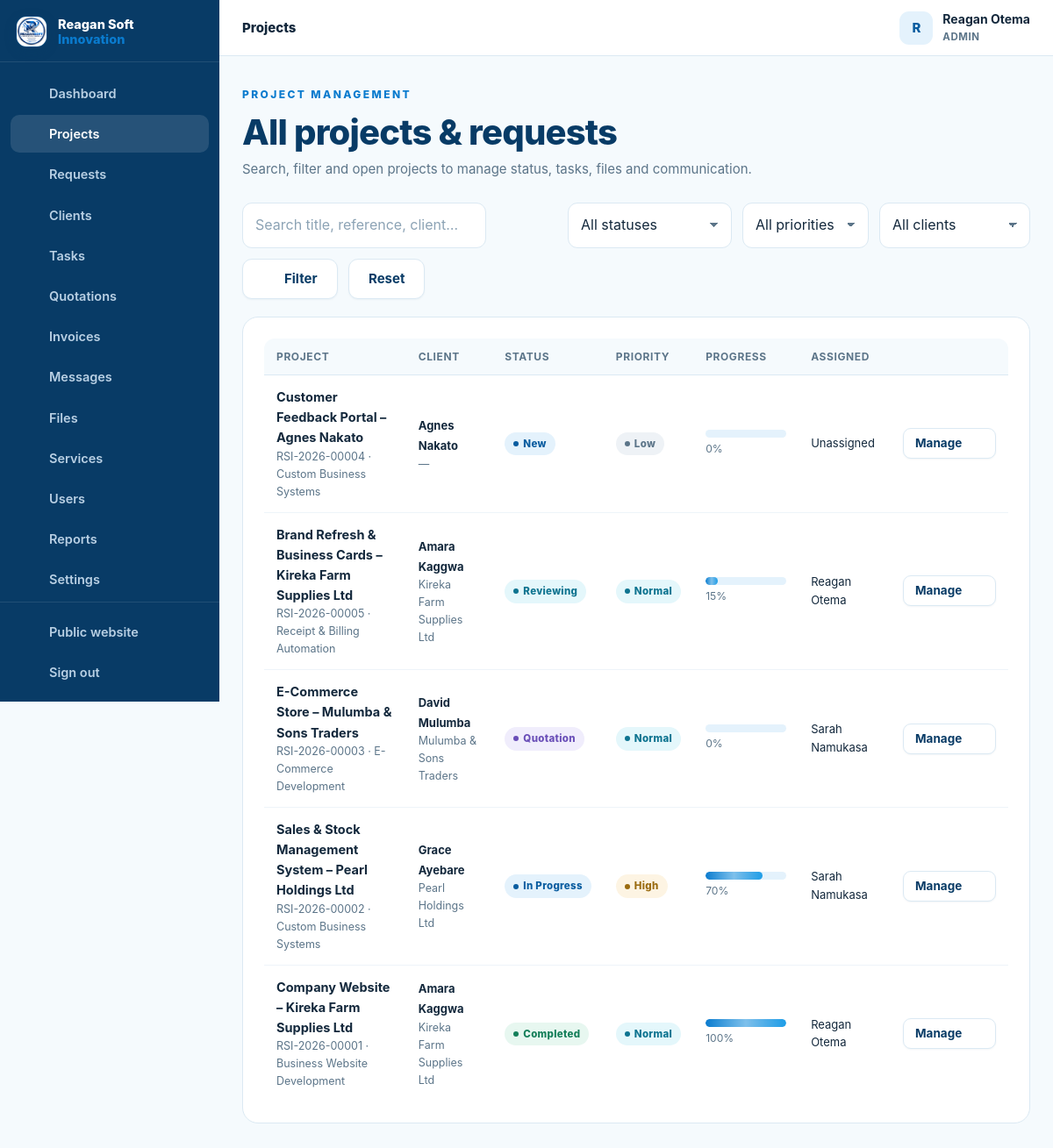
Page /admin/projects.php (signed in) on the earlier database version.
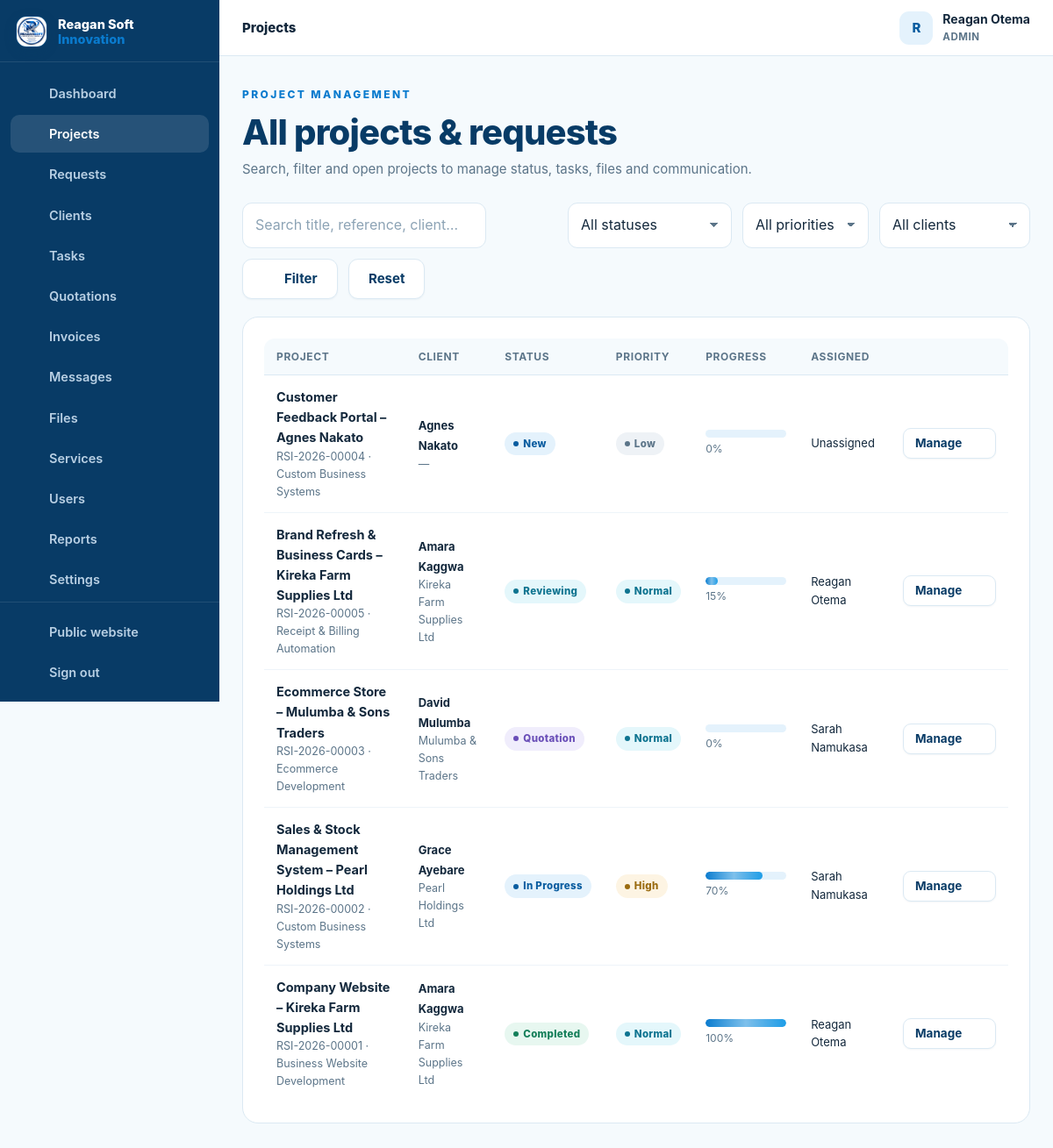
Same page on the later database version.
### tables this page shows
CREATE TABLE users (
  id INT UNSIGNED AUTO_INCREMENT PRIMARY KEY,
  full_name VARCHAR(150) NOT NULL,
  email VARCHAR(190) NOT NULL UNIQUE,
  phone VARCHAR(40) NULL,
  password_hash VARCHAR(255) NOT NULL,
  role ENUM('admin','staff','client') NOT NULL DEFAULT 'client',
  company VARCHAR(190) NULL,
  address VARCHAR(255) NULL,
  avatar VARCHAR(255) NULL,
  active TINYINT(1) NOT NULL DEFAULT 1,
  failed_logins INT UNSIGNED NOT NULL DEFAULT 0,
  locked_until DATETIME NULL,
  last_login_at DATETIME NULL,
  created_at TIMESTAMP DEFAULT CURRENT_TIMESTAMP,
  updated_at TIMESTAMP DEFAULT CURRENT_TIMESTAMP ON UPDATE CURRENT_TIMESTAMP,
  INDEX idx_users_role (role),
  INDEX idx_users_active (active)
);

CREATE TABLE projects (
  id INT UNSIGNED AUTO_INCREMENT PRIMARY KEY,
  ref_no VARCHAR(30) NOT NULL UNIQUE,                
  client_id INT UNSIGNED NOT NULL,
  service_id INT UNSIGNED NULL,
  assigned_to INT UNSIGNED NULL,                     
  title VARCHAR(190) NOT NULL,
  description TEXT NOT NULL,
  requirements TEXT NULL,
  budget DECIMAL(14,2) NULL,
  priority ENUM('low','normal','high','urgent') NOT NULL DEFAULT 'normal',
  status ENUM('NEW','REVIEWING','QUOTATION','APPROVED','IN_PROGRESS','WAITING_FOR_CLIENT','TESTING','COMPLETED','CANCELLED') NOT NULL DEFAULT 'NEW',
  progress TINYINT UNSIGNED NOT NULL DEFAULT 0,
  deadline DATE NULL,
  started_at DATETIME NULL,
  completed_at DATETIME NULL,
  submitted_at TIMESTAMP DEFAULT CURRENT_TIMESTAMP,
  updated_at TIMESTAMP DEFAULT CURRENT_TIMESTAMP ON UPDATE CURRENT_TIMESTAMP,
  FOREIGN KEY (client_id) REFERENCES users(id) ON DELETE CASCADE,
  FOREIGN KEY (service_id) REFERENCES services(id) ON DELETE SET NULL,
  FOREIGN KEY (assigned_to) REFERENCES users(id) ON DELETE SET NULL,
  INDEX idx_projects_client (client_id),
  INDEX idx_projects_status (status),
  INDEX idx_projects_assigned (assigned_to),
  INDEX idx_projects_service (service_id)
);

CREATE TABLE services (
  id INT UNSIGNED AUTO_INCREMENT PRIMARY KEY,
  name VARCHAR(150) NOT NULL,
  slug VARCHAR(160) NOT NULL UNIQUE,
  description TEXT NOT NULL,
  price_min DECIMAL(14,2) NOT NULL DEFAULT 0,    
  price_max DECIMAL(14,2) NULL,                   
  currency VARCHAR(8) NOT NULL DEFAULT 'UGX',
  pricing_type ENUM('range','starting_from','contact_for_quote') NOT NULL DEFAULT 'starting_from',
  price_note VARCHAR(120) NOT NULL DEFAULT '',    
  features TEXT NULL,                  
  delivery_days INT UNSIGNED NULL,     
  icon VARCHAR(60) NOT NULL DEFAULT 'code-s',    
  status ENUM('active','inactive') NOT NULL DEFAULT 'active',
  sort_order INT UNSIGNED NOT NULL DEFAULT 0,
  created_at TIMESTAMP DEFAULT CURRENT_TIMESTAMP,
  INDEX idx_services_status (status)
);

### config/config.php (called while the page is built, shortened)
<?php
function db(): PDO {
    static $pdo = null;
    if ($pdo === null) {
        try {
            $pdo = new PDO(
                'mysql:host=' . DB_HOST . ';dbname=' . DB_NAME . ';charset=utf8mb4',
                DB_USER,
                DB_PASS,
                [
                    PDO::ATTR_ERRMODE            => PDO::ERRMODE_EXCEPTION,
                    PDO::ATTR_DEFAULT_FETCH_MODE => PDO::FETCH_ASSOC,
                    PDO::ATTR_EMULATE_PREPARES   => false,
                    PDO::ATTR_STRINGIFY_FETCHES  => false,
                ]
            );
        } catch (PDOException $e) {
            log_error('DB connection failed: ' . $e->getMessage());
            http_response_code(500);
            exit('Unable to connect to the database. Please check the installation.');
        }
    }
    return $pdo;
}
function e(mixed $value): string {
    return htmlspecialchars((string)($value ?? ''), ENT_QUOTES, 'UTF-8');
}
function flash(string $key, ?string $value = null): ?string {
    $msg = $_SESSION['flash'][$key] ?? null;
    return $msg;
}
function app_url(string $path = ''): string {
    return APP_URL . ($path === '' ? '' : '/' . ltrim($path, '/'));
}
function current_user(): ?array {
    static $user = false;
    if ($user === false) {
        if (empty($_SESSION['user_id'])) {
            $user = null;
        } else {
            $st = db()->prepare('SELECT * FROM users WHERE id = ? AND active = 1 LIMIT 1');
            $st->execute([(int)$_SESSION['user_id']]);
            $user = $st->fetch() ?: null;
        }
    }
    return $user;
}
function is_logged_in(): bool {
    return current_user() !== null;
}
function user_role(): ?string {
    $u = current_user();
    return $u['role'] ?? null;
}
function require_login(): void {
    if (!is_logged_in()) {
        $_SESSION['intended'] = $_SERVER['REQUEST_URI'] ?? '';
        flash('error', 'Please sign in to continue.');
        redirect(app_url('login.php'));
    }
}
function require_staff(): void {
    require_login();
}
require_once __DIR__ . '/../inc/functions.php';

### admin/projects.php (the view, shortened to what this page needs)
<?php
require __DIR__ . '/../config/config.php';
require_staff();
$pdo = db();
$q    = trim($_GET['q'] ?? '');
$st   = $_GET['status'] ?? '';
$pr   = $_GET['priority'] ?? '';
$cli  = (int)($_GET['client'] ?? 0);
$perPage = 12;
$page = max(1, (int)($_GET['page'] ?? 1));
$where = ['1=1'];
$params = [];
$whereSql = implode(' AND ', $where);
$count = $pdo->prepare("SELECT COUNT(*) c FROM projects p JOIN users u ON u.id = p.client_id WHERE $whereSql");
$count->execute($params);
$pg = paginate((int)$count->fetch()['c'], $perPage, $page);
$sql = "SELECT p.*, u.full_name AS client_name, u.company, s.name AS service, a.full_name AS assigned_name
        FROM projects p
        JOIN users u ON u.id = p.client_id
        LEFT JOIN services s ON s.id = p.service_id
        LEFT JOIN users a ON a.id = p.assigned_to
        WHERE $whereSql
        ORDER BY p.submitted_at DESC
        LIMIT $perPage OFFSET {$pg['offset']}";
$stm = $pdo->prepare($sql); $stm->execute($params);
$projects = $stm->fetchAll();
dashboard_head(['title' => 'Projects', 'active' => 'projects', 'crumb' => 'Projects']);
?>
<div class="dash-head">
  <div>
    <span class="eyebrow">Project management</span>
    <h2>All projects &amp; requests</h2>
    <p class="sub">Search, filter and open projects to manage status, tasks, files and communication.</p>
  </div>
</div>
<form class="toolbar" method="get" action="projects.php">
  <div class="field" style="margin:0;flex-grow:1;max-width:360px">
    <input class="input" id="q" name="q" type="search" placeholder="Search title, reference, client…" value="<?= e($q) ?>">
  </div>
  <div class="field" style="margin:0"><label class="visually-hidden" for="status">Status</label>
    <select class="select" id="status" name="status">
      <option value="">All statuses</option>
    </select>
  </div>
  <div class="field" style="margin:0"><label class="visually-hidden" for="priority">Priority</label>
    <select class="select" id="priority" name="priority">
      <option value="">All priorities</option>
    </select>
  </div>
  <div class="field" style="margin:0"><label class="visually-hidden" for="client">Client</label>
    <select class="select" id="client" name="client">
      <option value="0">All clients</option>
    </select>
  </div>
  <button class="btn btn-ghost" type="submit"><?= icon('search') ?> Filter</button>
  <a class="btn btn-ghost" href="projects.php">Reset</a>
</form>
<section class="panel">
  <?php if ($projects): ?>
    <div class="table-wrap">
      <table class="table">
        <thead><tr><th>Project</th><th>Client</th><th>Status</th><th>Priority</th><th>Progress</th><th>Assigned</th><th></th></tr></thead>
        <tbody>
          <?php foreach ($projects as $p): ?>
            <tr>
              <td>
                <a class="row-title" href="<?= app_url('admin/project.php?id=' . (int)$p['id']) ?>"><?= e($p['title']) ?></a>
                <div class="row-sub"><?= e($p['ref_no']) ?> · <?= e($p['service'] ?? 'General') ?></div>
              </td>
              <td><b class="small"><?= e($p['client_name']) ?></b><div class="row-sub"><?= e($p['company'] ?? '—') ?></div></td>
              <td><?= status_badge($p['status']) ?></td>
              <td><?= priority_badge($p['priority']) ?></td>
              <td style="min-width:120px"><div class="progress"><span style="width:<?= max(0, min(100, (int)$p['progress'])) ?>%"></span></div><small class="muted"><?= (int)$p['progress'] ?>%</small></td>
              <td class="small"><?= e($p['assigned_name'] ?? 'Unassigned') ?></td>
              <td><a class="btn btn-ghost btn-sm" href="<?= app_url('admin/project.php?id=' . (int)$p['id']) ?>">Manage <?= icon('arrow') ?></a></td>
            </tr>
          <?php endforeach; ?>
        </tbody>
      </table>
    </div>
  <?php else: ?>
    <div class="empty"><?= icon('folder') ?><h4>No projects found</h4><p><?= ($q || $st || $pr || $cli) ? 'No projects match your filters.' : 'There are no projects yet. Client requests will appear here as they are submitted.' ?></p></div>
  <?php endif; ?>
</section>
<?php dashboard_footer(); ?>

### inc/layout.php (shortened to what this page needs)
<?php
function dashboard_nav_items(): array {
    $role = user_role();
    $client = [
        ['dashboard', 'Dashboard', app_url('client/index.php'), 'dashboard'],
        ['projects', 'My Projects', app_url('client/projects.php'), 'folder'],
        ['request', 'New Request', app_url('client/request.php'), 'plus'],
        ['messages', 'Messages', app_url('client/messages.php'), 'chat'],
        ['files', 'Files', app_url('client/files.php'), 'file'],
        ['notifications', 'Notifications', app_url('client/notifications.php'), 'bell'],
        ['profile', 'Profile', app_url('client/profile.php'), 'user'],
    ];
    $staff = [
        ['dashboard', 'Dashboard', app_url('admin/index.php'), 'dashboard'],
        ['projects', 'Projects', app_url('admin/projects.php'), 'folder'],
        ['requests', 'Requests', app_url('admin/requests.php'), 'inbox'],
        ['clients', 'Clients', app_url('admin/clients.php'), 'users'],
        ['tasks', 'Tasks', app_url('admin/tasks.php'), 'list'],
        ['quotations', 'Quotations', app_url('admin/quotations.php'), 'doc'],
        ['invoices', 'Invoices', app_url('admin/invoices.php'), 'money'],
        ['messages', 'Messages', app_url('admin/messages.php'), 'chat'],
        ['files', 'Files', app_url('admin/files.php'), 'file'],
    ];
    if ($role === 'admin') {
        $staff = array_merge($staff, [
            ['services', 'Services', app_url('admin/services.php'), 'globe'],
            ['users', 'Users', app_url('admin/users.php'), 'users'],
            ['reports', 'Reports', app_url('admin/reports.php'), 'chart'],
            ['settings', 'Settings', app_url('admin/settings.php'), 'settings'],
            ['audit', 'Audit Logs', app_url('admin/audit.php'), 'search'],
        ]);
    }
    return $role === 'client' ? $client : $staff;
}
function dashboard_head(array $page = []): void {
    $user = current_user();
    $role = user_role();
    $items = dashboard_nav_items();
    $active = $page['active'] ?? '';
    $loginUrl = $role === 'client' ? app_url('client/index.php') : app_url('admin/index.php');
    ?>
<!doctype html>
<html lang="en">
<head>
<link rel="stylesheet" href="<?= app_url('assets/css/style.css') ?>">
</head>
<body class="dash-body">
<div class="dash-layout">
  <aside class="sidebar" id="sidebar" aria-label="Portal navigation">
    <div class="sidebar-brand">
      <a class="brand" href="<?= $loginUrl ?>">
        <img src="<?= app_url('assets/img/reagansoftinnovation-logo.jpeg') ?>" alt="" width="38" height="38">
        <span class="brand-text">Reagan Soft <b>Innovation</b></span>
      </a>
    </div>
    <nav class="side-nav">
      <?php foreach ($items as $it): ?>
        <a href="<?= e($it[2]) ?>" class="<?= $active === $it[0] ? 'active' : '' ?>">
          <?= icon($it[3]) ?><span><?= e($it[1]) ?></span>
        </a>
      <?php endforeach; ?>
    </nav>
    <div class="side-bottom">
      <a href="<?= app_url($role !== 'client' ? 'index.php' : 'index.php') ?>"><?= icon('globe') ?><span>Public website</span></a>
      <a href="<?= app_url('logout.php') ?>"><?= icon('logout') ?><span>Sign out</span></a>
    </div>
  </aside>
  <div class="dash-shell">
    <header class="dash-topbar">
      <div class="dash-topbar-title">
        <span class="dash-crumb"><?= e($page['crumb'] ?? 'Portal') ?></span>
      </div>
      <div class="dash-topbar-right">
        <div class="user-chip">
          <span class="user-avatar"><?= e(mb_strtoupper(mb_substr($user['full_name'] ?? '?', 0, 1))) ?></span>
          <div class="user-meta">
            <strong><?= e($user['full_name'] ?? '') ?></strong>
            <small><?= e(mb_strtoupper($role)) ?></small>
          </div>
        </div>
      </div>
    </header>
    <main class="dash-main" id="main">
<?php
}
function dashboard_footer(): void {
    ?>
    </main>
  </div>
</div>
</body>
</html>
<?php
}

### inc/functions.php (shortened to what this page needs)
<?php
function status_badge(string $status): string {
    $class = [
        'NEW' => 'blue', 'REVIEWING' => 'sky', 'QUOTATION' => 'violet',
        'APPROVED' => 'cyan', 'IN_PROGRESS' => 'blue', 'WAITING_FOR_CLIENT' => 'amber',
        'TESTING' => 'violet', 'COMPLETED' => 'green', 'CANCELLED' => 'red',
        'TODO' => 'gray', 'REVIEW' => 'violet',
        'draft' => 'gray', 'sent' => 'blue', 'accepted' => 'green', 'rejected' => 'red', 'expired' => 'amber', 'cancelled' => 'red',
        'paid' => 'green', 'partially_paid' => 'amber', 'overdue' => 'red',
        'active' => 'green', 'inactive' => 'red',
        'read' => 'gray', 'unread' => 'blue',
    ];
    $label = ucwords(str_replace('_', ' ', strtolower((string)$status)));
    return '<span class="badge ' . ($class[$status] ?? 'gray') . '">' . e($label) . '</span>';
}
function priority_badge(string $priority): string {
    $map = ['low' => 'gray', 'normal' => 'sky', 'medium' => 'sky', 'high' => 'amber', 'urgent' => 'red'];
    return '<span class="badge ' . ($map[$priority] ?? 'gray') . '">' . e(ucfirst($priority)) . '</span>';
}
function paginate(int $total, int $perPage, int $page): array {
    $totalPages = max(1, (int)ceil($total / max(1, $perPage)));
    $page = max(1, min($totalPages, $page));
    $offset = ($page - 1) * $perPage;
    return ['totalPages' => $totalPages, 'page' => $page, 'offset' => $offset];
}
function icon(string $name, string $class = ''): string {
    $path = $paths[$name] ?? $paths['code-s'];
    $cls = $class !== '' ? ' class="' . e($class) . '"' : '';
    return '<svg' . $cls . ' viewBox="0 0 24 24" fill="none" stroke="currentColor" stroke-width="1.8" stroke-linecap="round" stroke-linejoin="round" aria-hidden="true">' . $path . '</svg>';
}
require_once __DIR__ . '/layout.php';

Differences in the rows shown:
changed projects "Quotation": title "E-Commerce Store – Mulumba & Sons Traders" → "Ecommerce Store – Mulumba & Sons Traders"; service.name "E-Commerce Development" → "Ecommerce Development"
